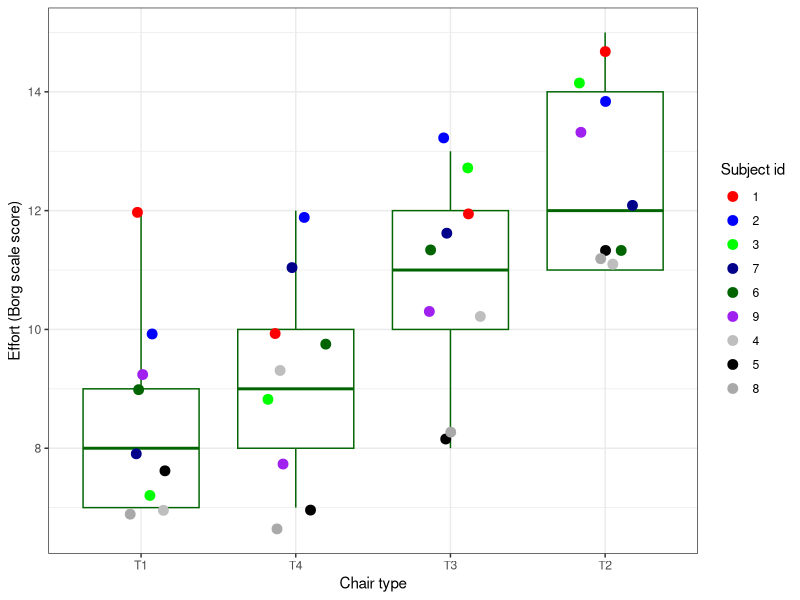
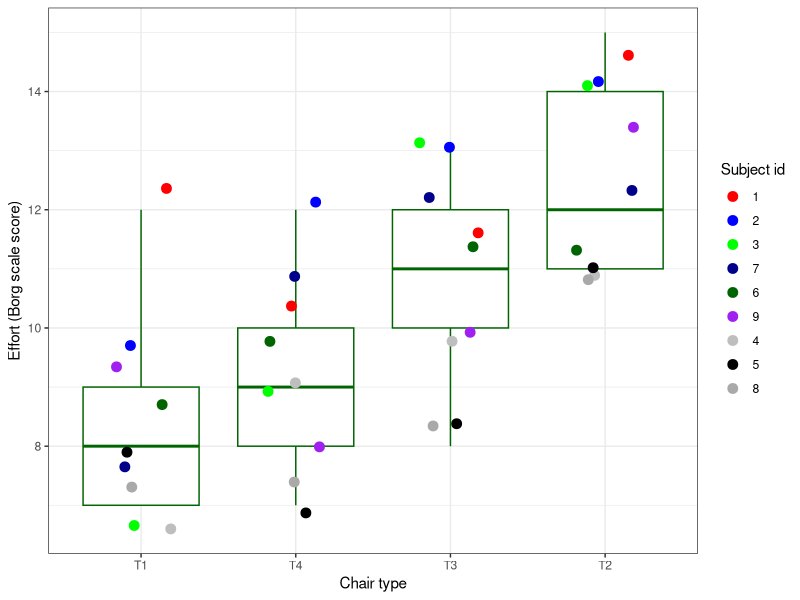
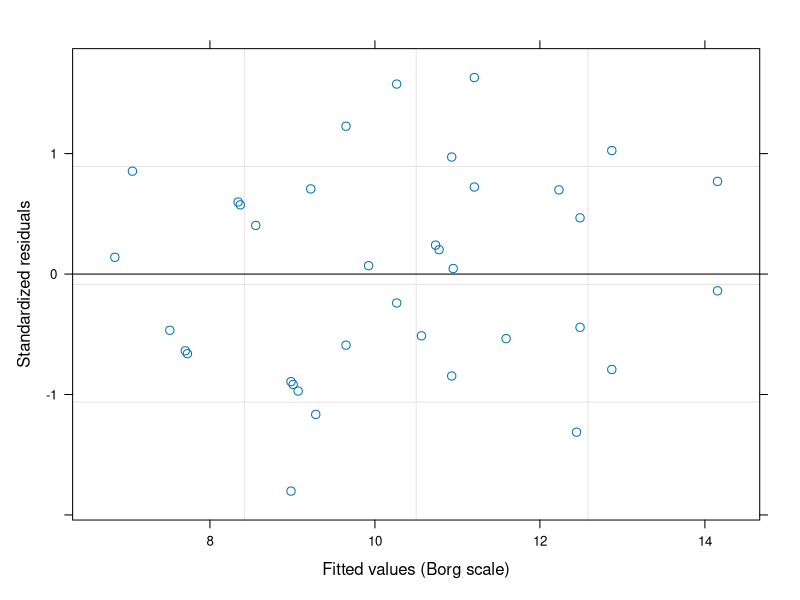
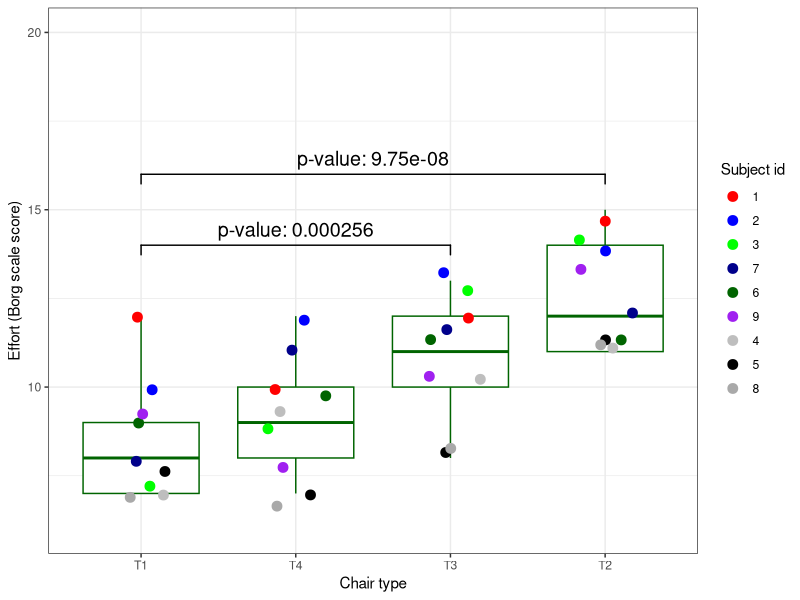

These figures' R source, in order:
## ---- chunk 1
knitr::opts_chunk$set(echo = FALSE,
                      warning = FALSE,
                      error = FALSE,
                      message = FALSE)

image_dir <- here::here(
  "images"
)

## packages
library(tidyverse)
library(nlme)
## ---- chunk 2
library(nlme)
ergoStool %>% as_tibble()
## ---- chunk 3
set.seed(123)
plot_ergo <- ergoStool %>%
  ggplot(aes(x = reorder(Type, effort), y = effort)) + 
  geom_boxplot(colour = "darkgreen", outlier.shape = NA) + 
  geom_jitter(aes(colour = reorder(Subject, -effort)), 
              width = 0.2, size = 3) +
  scale_colour_manual(values = c("red","blue", "green", "darkblue", "darkgreen", "purple", "grey", "black", "darkgrey")) +
  ylab("Effort (Borg scale score)") +
  xlab("Chair type") + 
  guides(colour=guide_legend(title="Subject id")) +
  theme_bw()
plot_ergo
## ---- chunk 4
plot_ergo
## ---- chunk 5
ergo_model <- lme(
  data = ergoStool, # the data to be used for the model
  fixed = effort ~ Type, # the dependent and fixed effects variables
  random = ~1 | Subject # random intercepts for Subject variable
)
## ---- chunk 6
result <- ergo_model %>% summary() 
result$tTable %>% as.data.frame() %>% knitr::kable()
## ---- chunk 7
plot(ergo_model) ## type = 'pearson' (standardized residuals)
## ---- chunk 8
# install.packages("ggsignif")
library(ggsignif)
p_values <- result$tTable %>% as.data.frame()
annotation_df <- data.frame(Type=c("T1", "T2"), 
                            start=c("T1", "T1"), 
                            end=c("T2", "T3"),
                            y=c(16, 14),
                            label=
                              paste("p-value:",
                              c(
                              formatC(
                                p_values$`p-value`[2], digits = 3),
                              formatC(
                                p_values$`p-value`[3], digits = 3)
                              )
                            )
                          )
                            
set.seed(123)
ergoStool %>%
  ggplot(aes(x = reorder(Type, effort), 
             y = effort)) + 
  geom_boxplot(colour = "darkgreen", 
               outlier.shape = NA) + 
  geom_jitter(aes(
    colour = reorder(Subject, -effort)), 
    width = 0.2, 
    size = 3) +
  scale_colour_manual(
    values = c(
      "red", "blue","green", 
      "darkblue", "darkgreen", 
      "purple", "grey", "black", 
      "darkgrey")) +
  ylab("Effort (Borg scale score)") +
  xlab("Chair type") + 
  guides(colour=guide_legend(title="Subject id")) +
  ylim(c(6,20)) +
  geom_signif(
    data=annotation_df,
    aes(xmin=start, 
    xmax=end, 
    annotations=label, 
    y_position=y),
    textsize = 5, vjust = -0.2,
    manual=TRUE) +
  theme_bw() -> plot_ergo
plot_ergo
